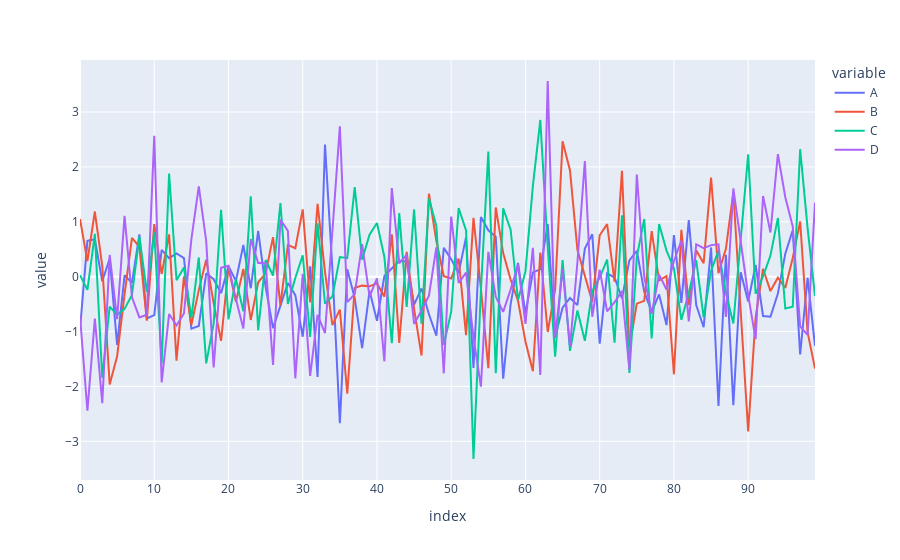

The cell this chart's notebook holds for it:
### Code cell
my_dataFrame_1.plot()  # Plots with Matplotlib
